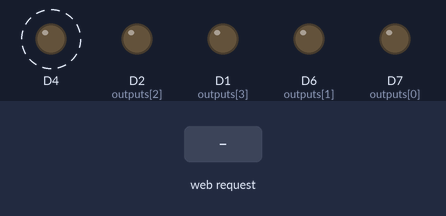
Bench run of a sketch on a simulated ESP8266 (NodeMCU). On the bench: output pins drawn as LEDs (lit = HIGH). Dashed ring = blinking. The test bench sets the inputs (shaded band). WiFi joins after 1.5 s; servers stay silent unless stated; what the sketch prints to the serial monitor is not drawn.

Above: at 2.7 s.
2.8 s: HTTP request GET /set received
At 3.4 s:
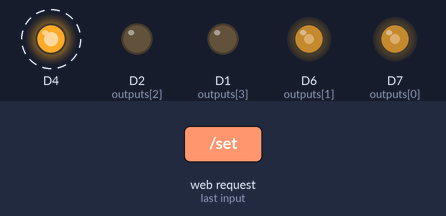
5.8 s: HTTP request GET /set?a=1 received
At 6.4 s:
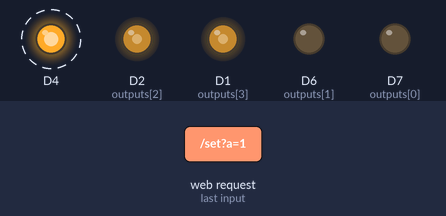
8.8 s: HTTP request GET /set?b=0 received
At 9.3 s:
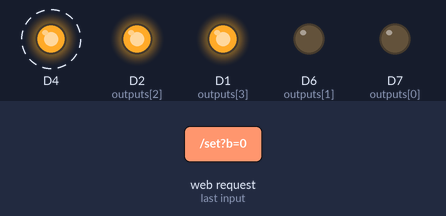
11.8 s: HTTP request GET /set?a=0 received
At 12.4 s:
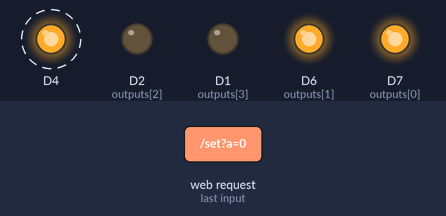
14.8 s: HTTP request GET /set?b=120 received
At 15.4 s:
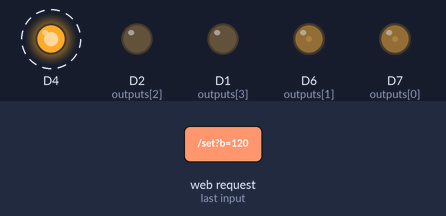
17.8 s: HTTP request GET /set?a=1 received
Timing chart, 0 to 43.5 s (numbered marks = the images above; inputs shaded):
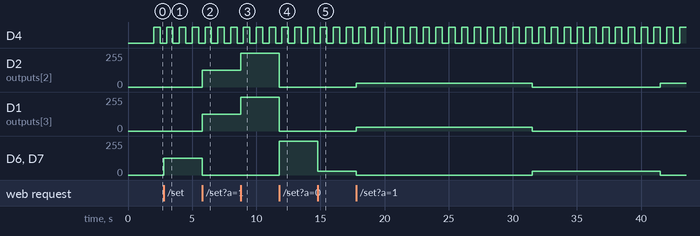

Measured:
- after the input at 2.8 s, D6 (outputs[1]), D7 (outputs[0]): 0/255 → 127/255 at once
- after the input at 5.8 s, D2 (outputs[2]), D1 (outputs[3]): 0/255 → 127/255 at once; D6 (outputs[1]), D7 (outputs[0]): 127/255 → 0/255 at once
- after the input at 8.8 s, D2 (outputs[2]), D1 (outputs[3]): 127/255 → 255/255 at once
- after the input at 11.8 s, D2 (outputs[2]), D1 (outputs[3]): 255/255 → 0/255 at once; D6 (outputs[1]), D7 (outputs[0]): 0/255 → 255/255 at once
- after the input at 14.8 s, D6 (outputs[1]), D7 (outputs[0]): 255/255 → 29/255 at once
- by itself, D4: alternates HIGH for 0.50 s and LOW for 0.50 s

The sketch:

schotterzwerg.ino
```cpp
#include <ArduinoOTA.h>
#include <ESP8266WiFi.h>
#include <WiFiManager.h>
#include <Ticker.h>

#define NAME "schotterzwerg"

#define NOUTPUTS (sizeof(outputs)/sizeof(*outputs))
static int outputs[] = { D7, D6, D2, D1 };

/*
 * Outputs:
 *   1r  3w  2r
 *   4w
 *
 */

#define NASPECTS (sizeof(aspects)/sizeof(*aspects))
static char aspects[][NOUTPUTS] = {
  { 1, 1, 0, 0}, /* Hp0  */
  { 0, 0, 1, 1}, /* Sh1  */
  { 1, 1, 0, 0}, /* Hp0  */
  { 0, 0, 1, 0}, /* Ke   */
};

int brightness = 512; // 0 is full brightness; any other value PWM up to PWMRANGE

int aspect = 0;

int autoStep = 1;

Ticker stepper, heartbeater;

ESP8266WebServer webserver(80);

static void all_off() {
  for (int i=4; i--; ) {
    pinMode(outputs[i], OUTPUT);
    digitalWrite(outputs[i], 0);
  }
}


static void setOutputs() {
  for (int i=NOUTPUTS; i--; ) {
    if (brightness == 0) {
      analogWrite(outputs[i], 0);
      digitalWrite(outputs[i], aspects[aspect][i]);
    } else {
      analogWrite(outputs[i], aspects[aspect][i] ? brightness : 0);
    }
  }
}


static void set_ota_name() {
  byte mac[6];
  char buffer[256];

  WiFi.macAddress(mac);
  String hostname = NAME "-";
  hostname += String(mac[3], HEX) + "-" + String(mac[4], HEX) + "-" + String(mac[5], HEX);
  hostname.toCharArray(buffer, sizeof(buffer));
  ArduinoOTA.setHostname(buffer);
}


String button(String name, int current, int value, String label) {
  return "<a href='/set?" + name + "=" + String(value) + "' class='btn" + (current == value ? " act" : "") + "'>" + label + "</a> ";
}

void handleRoot() {
  String message = "<html><head><title> " NAME "</title>\n";
  message += "<link rel='stylesheet' type='text/css' href='m.css'>";
  message += "<meta name='viewport' content='initial-scale=1.0'>";
  message += "</head><body>";
  message += "<h1>" NAME "</h1>";

  message += "<h2>Weiterschalten</h2><p>";
  message += button("s", autoStep, 0, "Manuell");
  message += button("s", autoStep, 1, "Auto") + "</p>";

  message += "<h2>Signalbegriff</h2><p>";
  message += button("a", aspect, 0, "Hp0");
  message += button("a", aspect, 1, "Sh1");
  message += button("a", aspect, 3, "Ke") + "</p>";

  message += "<h2>Helligkeit</h2><p>";
  message += button("b", brightness, 256, "33%");
  message += button("b", brightness, 512, "50%");
  message += button("b", brightness, 0, "100%") + "</p>";

  message += "<pre>MAC address: " + String(WiFi.macAddress()) + "\n";
  message += "NOUTPUTS = " + String(NOUTPUTS) + "\n";
  message += "NASPECTS = " + String(NASPECTS) + "\n";
  message += "aspect = " + String(aspect) + "\n";
  message += "brightness = " + String(brightness) + "\n";
  message += "autoStep = " + String(autoStep) + "\n</pre>";

  message += "</body></html>";
  webserver.send(200, "text/html", message);
}

void handleCss() {
  String message = "";
  message += "body {font:  10pt 'Arial'; }";
  message += "h2 {font: bold 12pt; }";
  message += "a.btn { width: 6em;";
  message += "background-color: #888; color: white; padding: 10px; text-align: center; text-decoration: none; ";
  message += "display: inline-block; font: bold 10pt 'Arial'; margin: 4px 2px; cursor: pointer; border-radius: 12px;}";
  message += "a.act { background-color: #4CAF50; }";
  webserver.send(200, "text/css", message);
}


void handleSet() {
  String a;
  int n;
  if (webserver.hasArg("a")) {
    a = webserver.arg("a");
    n = a.toInt();
    if (n >= 0 && n < NASPECTS)
      aspect = n;
  }
  if (webserver.hasArg("b")) {
    a = webserver.arg("b");
    n = a.toInt();
    if (n >= 0 && n < PWMRANGE)
      brightness = n;
  }
  if (webserver.hasArg("s")) {
    a = webserver.arg("s");
    n = a.toInt();
    autoStep = n != 0;
  }
  setOutputs();
  webserver.sendHeader("Location", String("/"), true);
  webserver.send ( 302, "text/plain", "");
}

void handleNotFound(){
  String message = "File Not Found\n\n";
  message += "URI: ";
  message += webserver.uri();
  message += "\nMethod: ";
  message += (webserver.method() == HTTP_GET)?"GET":"POST";
  message += "\nArguments: ";
  message += webserver.args();
  message += "\n";
  for (uint8_t i=0; i<webserver.args(); i++){
    message += " " + webserver.argName(i) + ": " + webserver.arg(i) + "\n";
  }
  webserver.send(404, "text/plain", message);
}


static void step() {
  setOutputs();
  if (autoStep)
    aspect = (aspect + 1) % NASPECTS;
}


static void heartbeat() {
  digitalWrite(D4, !digitalRead(D4));
}


void setup() {
  all_off();
  pinMode(D4, OUTPUT);
  digitalWrite(D4, 0);
  Serial.begin(115200);
  Serial.println("\n\nBooting");

  WiFiManager wifiManager;
  wifiManager.autoConnect();

  randomSeed(analogRead(0));

  ArduinoOTA.onStart([]() {
    Serial.println("\nStarting Firmware Update");
    all_off();
  });
  ArduinoOTA.onEnd([]() {
  });
  ArduinoOTA.onProgress([](unsigned int progress, unsigned int total) {
    Serial.printf("Progress: %u%%\r", (progress / (total / 100)));
    digitalWrite(D4, !digitalRead(D4));
  });
  ArduinoOTA.onError([](ota_error_t error) {
    Serial.printf("Error[%u]: ", error);
    if (error == OTA_AUTH_ERROR) Serial.println("Auth Failed");
    else if (error == OTA_BEGIN_ERROR) Serial.println("Begin Failed");
    else if (error == OTA_CONNECT_ERROR) Serial.println("Connect Failed");
    else if (error == OTA_RECEIVE_ERROR) Serial.println("Receive Failed");
    else if (error == OTA_END_ERROR) Serial.println("End Failed");
  });
  set_ota_name();
  ArduinoOTA.begin();

  webserver.on("/", handleRoot);
  webserver.on("/m.css", handleCss);
  webserver.on("/set", handleSet);
  webserver.on("/inline", [](){
    webserver.send(200, "text/plain", "this works as well");
  });
  webserver.onNotFound(handleNotFound);
  webserver.begin();

  stepper.attach(10.0, step);
  heartbeater.attach(0.5, heartbeat);

  Serial.println("Ready");
  Serial.println(NASPECTS);
}


void loop() {
  ArduinoOTA.handle();
  webserver.handleClient();
}
```
